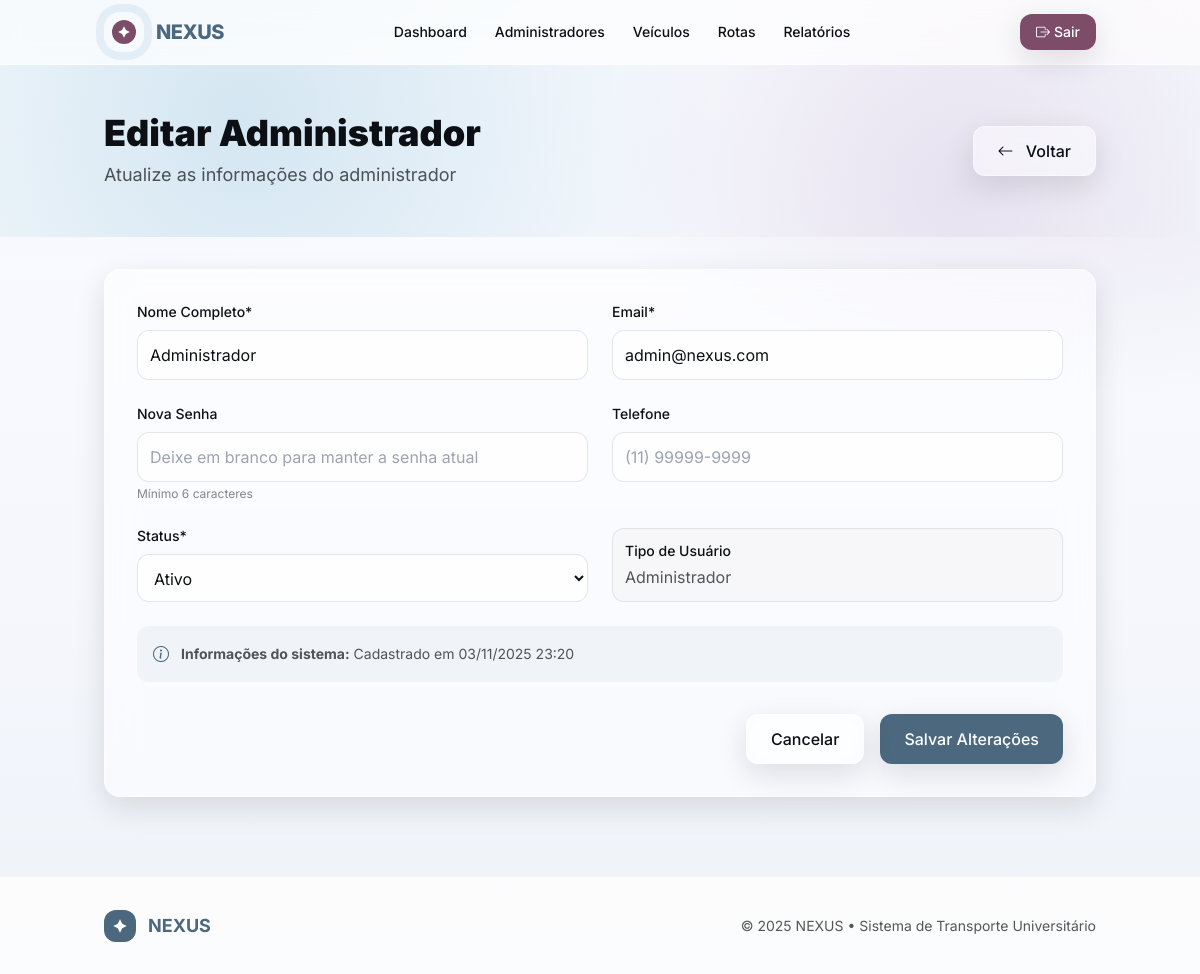
The page /manager/users/edit/1 (signed in) on the database as committed earlier.
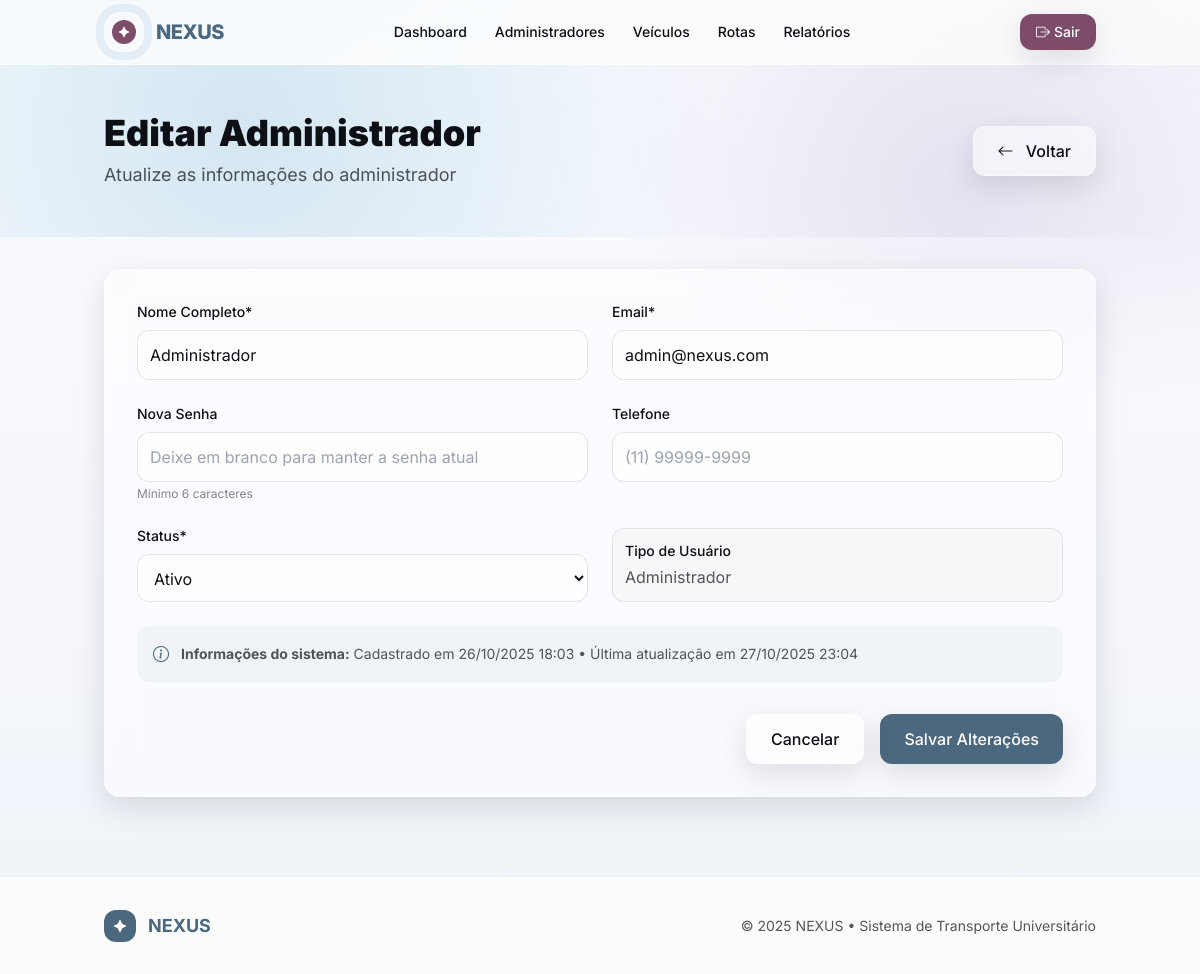
The same page on the database as committed later.
### tables this page shows
CREATE TABLE `users` (
  `id` int(11) NOT NULL,
  `name` varchar(100) NOT NULL,
  `email` varchar(100) NOT NULL,
  `matricula` varchar(20) DEFAULT NULL,
  `curso` varchar(50) DEFAULT NULL,
  `phone` varchar(15) DEFAULT NULL,
  `address` varchar(200) DEFAULT NULL,
  `emergency_contact` varchar(15) DEFAULT NULL,
  `password_hash` varchar(255) NOT NULL,
  `user_type` enum('student','driver','admin') NOT NULL,
  `profile_photo` varchar(255) DEFAULT NULL,
  `email_verified` tinyint(1) DEFAULT 0,
  `active` tinyint(1) DEFAULT 1,
  `created_at` timestamp NOT NULL DEFAULT current_timestamp(),
  `updated_at` timestamp NOT NULL DEFAULT current_timestamp() ON UPDATE current_timestamp(),
  `last_login` timestamp NULL DEFAULT NULL
);

### app/views/manager/users/edit.php (the view, shortened to what the changed rows need)
<?php require_once __DIR__ . '/../../layouts/header.php'; ?>
<section class="gradient-hero py-12">
    <div class="container mx-auto px-4">
        <div class="flex flex-col md:flex-row justify-between items-start md:items-center gap-6">
            <div>
                <h1 class="text-3xl md:text-4xl font-black text-nexus-ink mb-2">
                    Editar Administrador
                </h1>
                <p class="text-nexus-ink/70 text-lg">Atualize as informações do administrador</p>
            </div>
            <a href="/nexus/manager/users" class="frost px-6 py-3 rounded-xl text-nexus-ink font-medium shadow-soft hover:shadow-glow transition-all border border-white/40">
                <i class="bi bi-arrow-left mr-2"></i> Voltar
            </a>
        </div>
    </div>
</section>
<main class="container mx-auto py-8 px-4">
    <div class="frost rounded-2xl shadow-soft p-8">
        <form action="/nexus/manager/users/update/<?= $user['id'] ?>" method="POST">
            <div class="grid grid-cols-1 md:grid-cols-2 gap-6">
                <div>
                    <label for="name" class="block text-sm font-medium text-nexus-ink mb-2">Nome Completo*</label>
                    <input type="text" class="w-full p-3 rounded-xl border border-gray-300/60 bg-white/70 focus:outline-none focus:ring-2 focus:ring-nexus-b focus:border-transparent"
                           id="name" name="name" required value="<?= htmlspecialchars($user['name']) ?>">
                </div>
                <div>
                    <label for="email" class="block text-sm font-medium text-nexus-ink mb-2">Email*</label>
                    <input type="email" class="w-full p-3 rounded-xl border border-gray-300/60 bg-white/70 focus:outline-none focus:ring-2 focus:ring-nexus-b focus:border-transparent"
                           id="email" name="email" required value="<?= htmlspecialchars($user['email']) ?>">
                </div>
            </div>
            <div class="grid grid-cols-1 md:grid-cols-2 gap-6 mt-6">
                <div>
                    <label for="password" class="block text-sm font-medium text-nexus-ink mb-2">Nova Senha</label>
                    <input type="password" class="w-full p-3 rounded-xl border border-gray-300/60 bg-white/70 focus:outline-none focus:ring-2 focus:ring-nexus-b focus:border-transparent"
                           id="password" name="password" minlength="6"
                           placeholder="Deixe em branco para manter a senha atual">
                    <p class="text-xs text-nexus-ink/50 mt-1">Mínimo 6 caracteres</p>
                </div>
                <div>
                    <label for="phone" class="block text-sm font-medium text-nexus-ink mb-2">Telefone</label>
                    <input type="tel" class="w-full p-3 rounded-xl border border-gray-300/60 bg-white/70 focus:outline-none focus:ring-2 focus:ring-nexus-b focus:border-transparent"
                           id="phone" name="phone" placeholder="(11) 99999-9999"
                           value="<?= htmlspecialchars($user['phone'] ?? '') ?>">
                </div>
            </div>
            <div class="grid grid-cols-1 md:grid-cols-2 gap-6 mt-6">
                <div>
                    <label for="status" class="block text-sm font-medium text-nexus-ink mb-2">Status*</label>
                    <select class="w-full p-3 rounded-xl border border-gray-300/60 bg-white/70 focus:outline-none focus:ring-2 focus:ring-nexus-b focus:border-transparent"
                            id="status" name="status" required>
                        <option value="active" <?= $user['status'] === 'active' ? 'selected' : '' ?>>Ativo</option>
                    </select>
                </div>
                <div class="flex items-end">
                    <div class="w-full p-3 rounded-xl border border-gray-300/60 bg-gray-100/50">
                        <label class="block text-sm font-medium text-nexus-ink mb-1">Tipo de Usuário</label>
                        <p class="text-nexus-ink/70">Administrador</p>
                    </div>
                </div>
            </div>
            <div class="mt-6 p-4 bg-nexus-a/5 rounded-xl">
                <div class="flex items-center gap-3">
                    <i class="bi bi-info-circle text-nexus-a"></i>
                    <p class="text-sm text-nexus-ink/70">
                        <strong>Informações do sistema:</strong>
                        Cadastrado em <?= date('d/m/Y H:i', strtotime($user['created_at'])) ?>
                        <?php if ($user['updated_at'] && $user['updated_at'] != $user['created_at']): ?>
                        • Última atualização em <?= date('d/m/Y H:i', strtotime($user['updated_at'])) ?>
                        <?php endif; ?>
                    </p>
                </div>
            </div>
            <div class="mt-8 flex justify-end space-x-4">
                <a href="/nexus/manager/users" class="frost px-6 py-3 rounded-xl text-nexus-ink font-medium shadow-soft hover:shadow-glow transition-all border border-white/40">
                    Cancelar
                </a>
                <button type="submit" class="px-6 py-3 rounded-xl text-white font-medium shadow-soft hover:shadow-glow-lg transition-all" style="background:var(--nexus-a)">
                    Salvar Alterações
                </button>
            </div>
        </form>
    </div>
</main>
<?php require_once __DIR__ . '/../../layouts/footer.php'; ?>

### app/core/Router.php (shortened to what the changed rows need)
<?php
class Router {
    private $routes = [];
    public function addRoute($method, $path, $controllerAction) {
        $this->routes[] = [
            'method' => $method,
            'path' => $path,
            'controllerAction' => $controllerAction
        ];
    }
    public function dispatch() {
        $requestMethod = $_SERVER['REQUEST_METHOD'];
        $requestUri = parse_url($_SERVER['REQUEST_URI'], PHP_URL_PATH);
        $scriptName = $_SERVER['SCRIPT_NAME'];
        $baseDir = rtrim(dirname($scriptName), '\\/');
        if ($baseDir && $baseDir !== '.') {
            if (strpos($requestUri, $baseDir) === 0) {
                $requestUri = substr($requestUri, strlen($baseDir));
            }
        }
        foreach ($this->routes as $route) {
            $pattern = preg_replace('/\{([a-zA-Z]+)\}/', '(?P<\1>[^/]+)', $route['path']);
            $pattern = '@^' . $pattern . '$@D';
            if ($route['method'] === $requestMethod && preg_match($pattern, $requestUri, $matches)) {
                list($controller, $action) = explode('@', $route['controllerAction']);
                $controllerInstance = new $controller();
                $params = array_filter($matches, function($key) {
                    return !is_numeric($key);
                }, ARRAY_FILTER_USE_KEY);
                call_user_func_array([$controllerInstance, $action], array_values($params));
                return;
            }
        }
    }
}
?>

### app/views/layouts/header.php (shortened to what the changed rows need)
<!DOCTYPE html>
<html lang="pt-br">
<head>
    <script src="https://cdn.tailwindcss.com"></script>
    <link rel="stylesheet" href="https://cdn.jsdelivr.net/npm/bootstrap-icons@1.11.1/font/bootstrap-icons.css">
</head>
<body class="bg-nexus-base text-nexus-ink gradient-surface min-h-screen">
    <header class="sticky top-0 z-40 backdrop-blur-md bg-white/70 border-b border-white/60">
        <nav class="container mx-auto flex items-center justify-between py-3 px-4">
            <div class="flex items-center gap-3">
                <div class="relative w-10 h-10 brand-ring rounded-2xl grid place-items-center">
                    <span class="w-6 h-6 inline-grid place-items-center rounded-xl" style="background:var(--nexus-f)">
                        <svg width="14" height="14" viewBox="0 0 24 24" fill="#fff" xmlns="http://www.w3.org/2000/svg">
                            <path d="M12 2l3.3 6.7L22 12l-6.7 3.3L12 22l-3.3-6.7L2 12l6.7-3.3L12 2z"/>
                        </svg>
                    </span>
                </div>
                <span class="text-xl font-extrabold tracking-tight" style="color:var(--nexus-a)">NEXUS</span>
            </div>
            <div class="hidden md:flex items-center gap-7 text-sm">
                <a href="/nexus/dashboard" class="hover:opacity-80 transition-all font-medium">Dashboard</a>
                <?php if (isset($_SESSION['user_type']) && $_SESSION['user_type'] === 'admin'): ?>
                <a href="/nexus/manager/users" class="hover:opacity-80 transition-all font-medium">Administradores</a>
                <a href="/nexus/manager/vehicles" class="hover:opacity-80 transition-all font-medium">Veículos</a>
                <a href="/nexus/manager/routes" class="hover:opacity-80 transition-all font-medium">Rotas</a>
                <a href="/nexus/manager/reports" class="hover:opacity-80 transition-all font-medium">Relatórios</a>
                <?php endif; ?>
            </div>
            <div class="flex items-center gap-4">
                <?php if (isset($_SESSION['user_id'])): ?>
                    <a href="/nexus/logout" class="text-sm px-4 py-2 rounded-xl text-white font-medium shadow-soft hover:shadow-glow transition-all" style="background:var(--nexus-f)">
                        <i class="bi bi-box-arrow-right mr-1"></i>Sair
                    </a>
                <?php else: ?>
                    <a href="/nexus/login" class="text-sm px-4 py-2 rounded-xl text-white font-medium shadow-soft hover:shadow-glow transition-all" style="background:var(--nexus-b)">
                        <i class="bi bi-box-arrow-in-right mr-1"></i>Entrar
                    </a>
                <?php endif; ?>
            </div>
        </nav>
    </header>
    <main>

### app/views/layouts/footer.php (shortened to what the changed rows need)
    </main>
    <footer class="bg-white/80 border-t border-white/60 py-8 mt-12">
        <div class="container mx-auto px-4">
            <div class="flex flex-col md:flex-row justify-between items-center gap-6">
                <div class="flex items-center gap-3">
                    <div class="w-8 h-8 rounded-xl grid place-items-center" style="background:var(--nexus-a)">
                        <svg width="16" height="16" viewBox="0 0 24 24" fill="#fff" xmlns="http://www.w3.org/2000/svg">
                            <path d="M12 2l3.3 6.7L22 12l-6.7 3.3L12 22l-3.3-6.7L2 12l6.7-3.3L12 2z"/>
                        </svg>
                    </div>
                    <span class="text-lg font-bold" style="color:var(--nexus-a)">NEXUS</span>
                </div>
                <div class="text-sm text-nexus-ink/70">
                    © <?php echo date('Y'); ?> NEXUS • Sistema de Transporte Universitário
                </div>
            </div>
        </div>
    </footer>
</body>
</html>

Rows that differ between the two databases and show on the page:
changed users "Administrador": created_at "03/11/2025 23:20" → "26/10/2025 18:03"; updated_at (not shown) → "27/10/2025 23:04"
